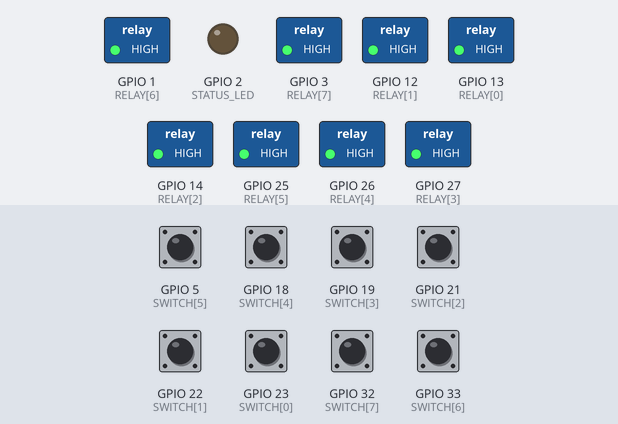
This sketch was run on a simulated ESP32. Shown: switched loads named in the sketch (green lamp = pin HIGH), output pins drawn as LEDs (lit = HIGH). The test bench sets the inputs (shaded band); at power-on: GPIO 5 (SWITCH[5]), GPIO 18 (SWITCH[4]), GPIO 19 (SWITCH[3]), GPIO 21 (SWITCH[2]), GPIO 22 (SWITCH[1]), GPIO 23 (SWITCH[0]), GPIO 32 (SWITCH[7]), GPIO 33 (SWITCH[6]) HIGH. WiFi joins after 1.5 s; servers stay silent unless stated.

Above: at 1.2 s.
1.3 s: GPIO 5 (SWITCH[5]) pulled LOW for 0.15 s
At 2.5 s:
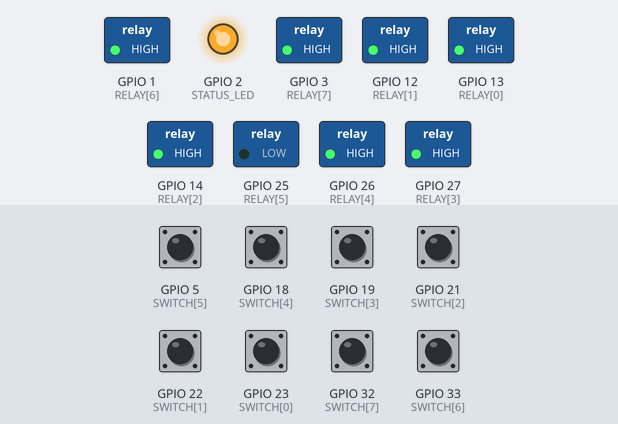
3.0 s: GPIO 18 (SWITCH[4]) pulled LOW for 0.15 s
At 3.7 s:
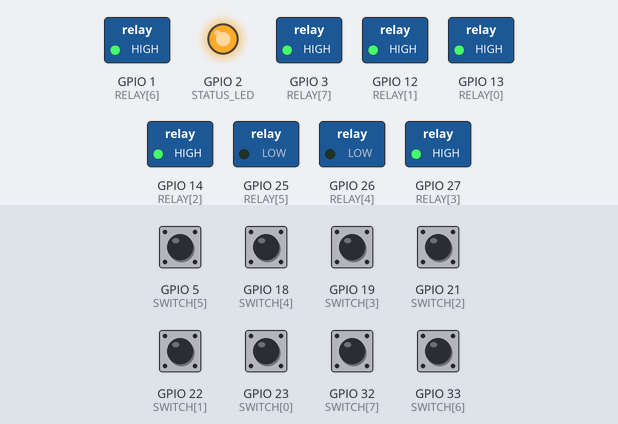
4.6 s: GPIO 19 (SWITCH[3]) pulled LOW for 0.15 s
At 4.9 s:
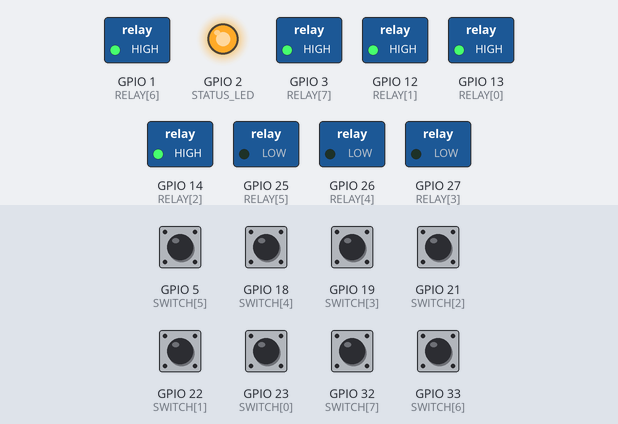
6.2 s: GPIO 21 (SWITCH[2]) pulled LOW for 0.15 s
At 7.3 s:
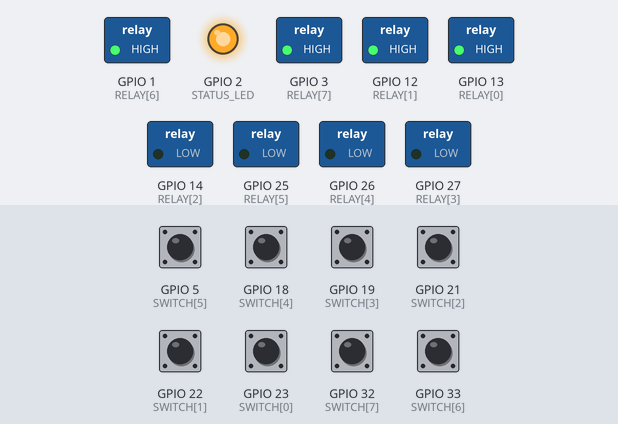
7.8 s: GPIO 22 (SWITCH[1]) pulled LOW for 0.15 s
At 8.5 s:
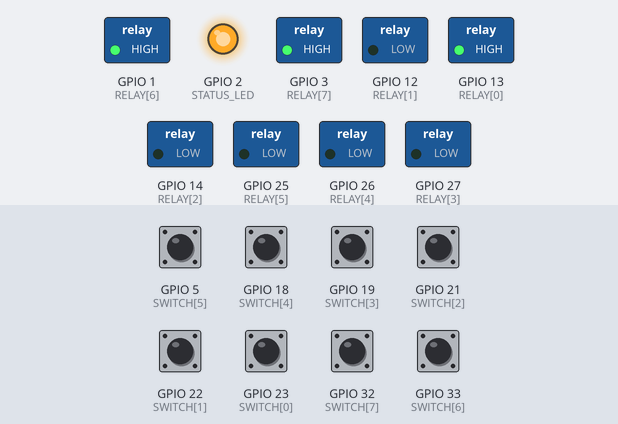
9.4 s: GPIO 23 (SWITCH[0]) pulled LOW for 0.15 s
At 9.8 s:
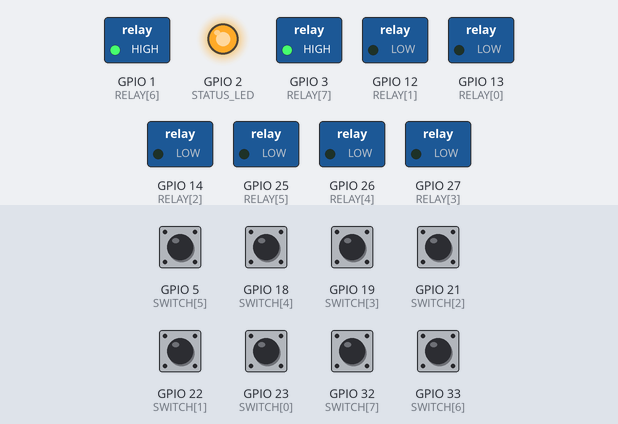
Timing chart, 0 to 12.0 s (numbered marks = the images above; inputs shaded):
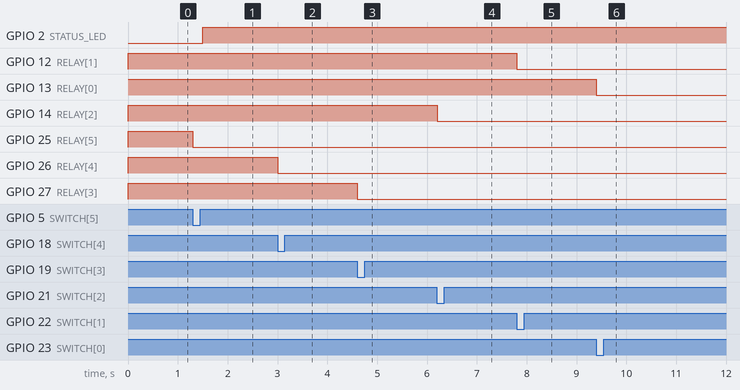

The sketch:

ESP32-Blynk-Rele-Botoes.ino
```cpp
// Automatic And Manual Control Home Automation using ESP32 and Blynk

#include <WiFi.h>
#include <WiFiClient.h>
#include <BlynkSimpleEsp32.h>
BlynkTimer timer;

// You should get Auth Token in the Blynk App.
// Go to the Project Settings (nut icon).
char auth[] = "WW7eZUxja-yaJ04fANp6KF-z0N1K63Jg";

// Your WiFi credentials.
char ssid[] = "RVR 2,4GHz";     // Your Network SSID
char pass[] = "RodrigoValRobson2021";     // Your Network PASSWARD

int RELAY[8] = {13, 12, 14, 27, 26, 25, 1, 3};          // Define Output pins connected to Relay
int SWITCH[8] = {23, 22, 21, 19, 18, 5, 33, 32};       // Define Input pins connected to Switch
int VPIN[8] = {V1, V2, V3, V4, V5, V6, V7, V8};     // Define Virtual pins assigned in the APP
//[note: you need to invese the Output logic (1 _- 0) and change it to Switch Mode]

bool RELAY_STATE[8] = {1, 1, 1, 1, 1, 1, 1, 1};
bool SWITCH_STATE[8] = {1, 1, 1, 1, 1, 1, 1, 1};

int STATUS_LED = 2;     //Shows Network Status

BLYNK_WRITE(V1) {
  RELAY_STATE[0] = param.asInt();
  digitalWrite(RELAY[0], RELAY_STATE[0]);
}
BLYNK_WRITE(V2) {
  RELAY_STATE[1] = param.asInt();
  digitalWrite(RELAY[1], RELAY_STATE[1]);
}
BLYNK_WRITE(V3) {
  RELAY_STATE[2] = param.asInt();
  digitalWrite(RELAY[2], RELAY_STATE[2]);
}
BLYNK_WRITE(V4) {
  RELAY_STATE[3] = param.asInt();
  digitalWrite(RELAY[3], RELAY_STATE[3]);
}
BLYNK_WRITE(V5) {
  RELAY_STATE[4] = param.asInt();
  digitalWrite(RELAY[4], RELAY_STATE[4]);
}
BLYNK_WRITE(V6) {
  RELAY_STATE[5] = param.asInt();
  digitalWrite(RELAY[5], RELAY_STATE[5]);
}
BLYNK_WRITE(V7) {
  RELAY_STATE[6] = param.asInt();
  digitalWrite(RELAY[6], RELAY_STATE[6]);
}
BLYNK_WRITE(V8) {
  RELAY_STATE[7] = param.asInt();
  digitalWrite(RELAY[7], RELAY_STATE[7]);
}

//this function will synchronize Relay States when any network/Hardware interruption occurs
BLYNK_CONNECTED() {
  //Uncomment this line if you want to follow app configurations
  //Blynk.syncAll();

  //Uncomment this line if you want to follow Hardware configurations
  for (int i = 0; i < 8; i++) {
    Blynk.virtualWrite(VPIN[i], RELAY_STATE[i]);
  }
}

// Checks Network connection status in every 5 seconds
void Network_Checkup() {
  if (WiFi.status() != WL_CONNECTED) {
    WiFi.begin(ssid, pass);
    delay(10);
  }
}

void ONLINE() {
  if (Blynk.connected()) {
    for (int i = 0; i < 8; i++) {
      if (digitalRead(SWITCH[i]) == LOW) {
        if (SWITCH_STATE[i] != LOW) {
          RELAY_STATE[i] = !RELAY_STATE[i];
          digitalWrite(RELAY[i], RELAY_STATE[i]);
          Blynk.virtualWrite(VPIN[i], RELAY_STATE[i]);
        }
        SWITCH_STATE[i] = LOW;
      }
      else {
        SWITCH_STATE[i] = HIGH;
      }
    }
  }
}

void OFFLINE() {
  for (int i = 0; i < 8; i++) {
    if (digitalRead(SWITCH[i]) == LOW) {
      if (SWITCH_STATE[i] != LOW) {
        RELAY_STATE[i] = !RELAY_STATE[i];
        digitalWrite(RELAY[i], RELAY_STATE[i]);
      }
      SWITCH_STATE[i] = LOW;
    }
    else {
      SWITCH_STATE[i] = HIGH;
    }
  }
}

void setup()
{
  pinMode(STATUS_LED, OUTPUT);

  for (int i = 0; i < 8; i++) {
    pinMode(SWITCH[i], INPUT);
    pinMode(RELAY[i], OUTPUT);
    digitalWrite(RELAY[i], HIGH);
  }

  WiFi.begin(ssid, pass);
  Blynk.config(auth);
  timer.setInterval(5000L, Network_Checkup);  // timer enable function
}

void loop() {
  if (WiFi.status() == WL_CONNECTED) {
    digitalWrite(STATUS_LED, HIGH);
    Blynk.run();
    ONLINE();
  }
  if (WiFi.status() != WL_CONNECTED) {
    digitalWrite(STATUS_LED, LOW);
    OFFLINE();
  }
  timer.run();
}
```

Measured:
- after the input at 1.3 s, GPIO 25 (RELAY[5]): HIGH → LOW at once
- after the input at 3.0 s, GPIO 26 (RELAY[4]): HIGH → LOW at once
- after the input at 4.6 s, GPIO 27 (RELAY[3]): HIGH → LOW at once
- after the input at 6.2 s, GPIO 14 (RELAY[2]): HIGH → LOW at once
- after the input at 7.8 s, GPIO 12 (RELAY[1]): HIGH → LOW at once
- after the input at 9.4 s, GPIO 13 (RELAY[0]): HIGH → LOW at once
